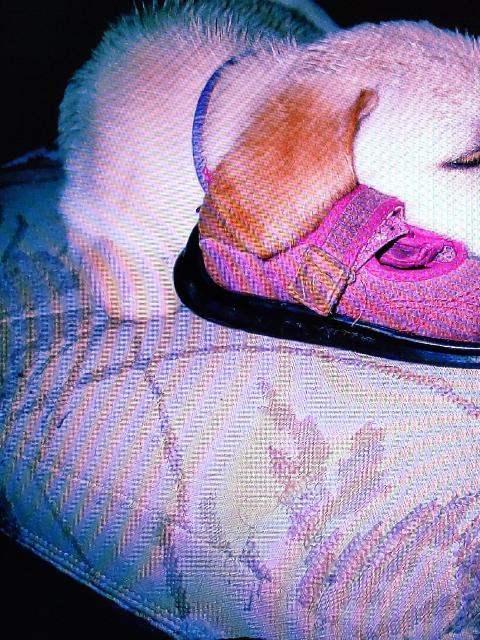
#> input picture datasets/train/moire/01b81c980ec7cc11e9b673a8be6dba8e.jpg, 960 x 1280 px (shown at 1/2 size); its folder holds only this picture in this run
$ python -i crop.py   (imports and definitions only)
#> lines starting #> are read from the running program, lines starting #| are printed output that depends on the picture
#> further down, picture is the input picture: shape (1280, 960, 3); mean B, G, R 162.7, 128.3, 145.9
import cv2
import numpy as np
import os

def crop(img, edge_thickness=50):
#> called with edge_thickness = 50
    h, w = img.shape[:2]
#> h = 1280; w = 960

    top = img[:edge_thickness, :]
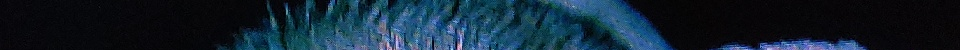
#> top: shape (50, 960, 3); mean B, G, R 49.6, 35.3, 17.8
    right = img[:, -edge_thickness:]
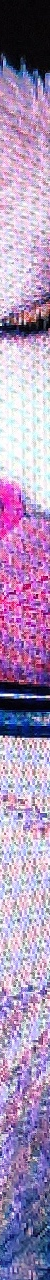
#> right: shape (1280, 50, 3); mean B, G, R 183.6, 145.9, 170.3
    bottom = img[-edge_thickness:, :]
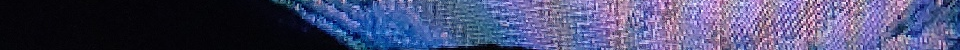
#> bottom: shape (50, 960, 3); mean B, G, R 112.8, 75.2, 73
    left = img[:, :edge_thickness]
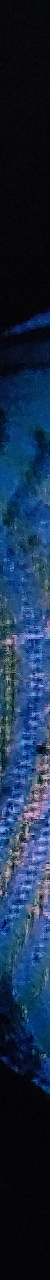
#> left: shape (1280, 50, 3); mean B, G, R 71.1, 43.8, 24.4

    top_resized = cv2.resize(top, (w, edge_thickness))
    bottom_resized = cv2.resize(bottom, (w, edge_thickness))
    left_resized = cv2.resize(left, (w, edge_thickness))
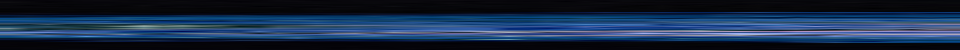
#> left_resized: shape (50, 960, 3); mean B, G, R 70.7, 43.3, 23.6
    right_resized = cv2.resize(right, (w, edge_thickness))
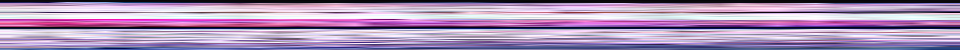
#> right_resized: shape (50, 960, 3); mean B, G, R 182.2, 144.9, 170

    combined = np.hstack([top_resized, right_resized, bottom_resized, left_resized])
    return combined

def process_folder(input_folder, output_folder="output_edges"):
    if not os.path.exists(output_folder):
        os.makedirs(output_folder)

    valid_ext = (".jpg", ".jpeg", ".png")
    for filename in os.listdir(input_folder):
        if not filename.lower().endswith(valid_ext):
            continue

        input_path = os.path.join(input_folder, filename)
        output_path = os.path.join(output_folder, f"{filename}")

        img = cv2.imread(input_path)
        if img is None:
            continue
        result = crop(img, edge_thickness=100)
        cv2.imwrite(output_path, result)

# [8 lines not run here, left out]

>>> import cv2
>>> picture = cv2.imread('../datasets/train/moire/01b81c980ec7cc11e9b673a8be6dba8e.jpg')
>>> result = crop(picture)
